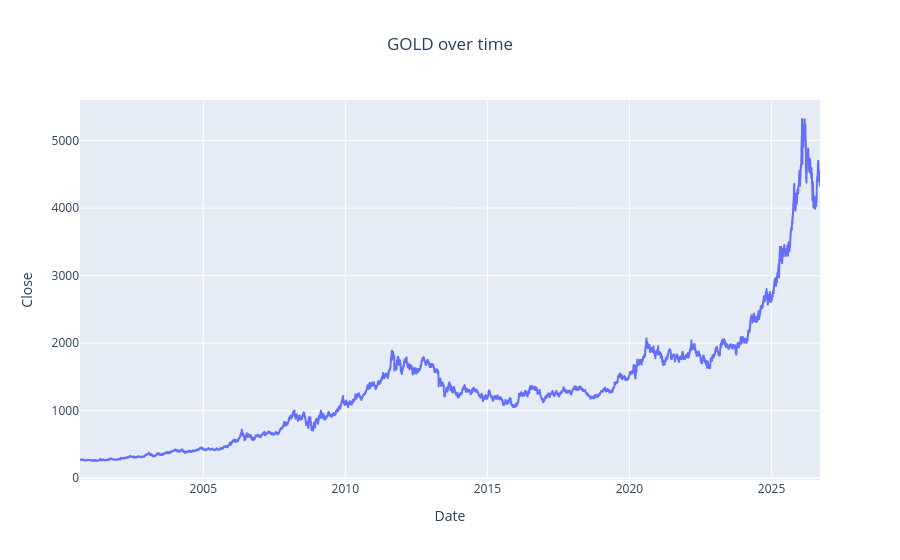

Source (notebook cell):
### Code cell
# Dynamic visualisation of GOLD prices
fig = px.line(gold,
              x=gold.index,
              y="Close",
              title='GOLD over time')
fig.update_layout(title_x=0.5)  # This will center the title horizontally

fig.show()

### Figure 1 — Plotly figure (JSON) as saved in the notebook; plotly's stock layout.template omitted (floating-point values rounded to 4 significant figures; data arrays with more than 128 entries replaced by an {"elided": "..."} marker saying what was removed)
{"data": [{"hovertemplate": "Date=%{x}<br>Close=%{y}<extra></extra>", "legendgroup": "", "line": {"color": "#636efa", "dash": "solid"}, "marker": {"symbol": "circle"}, "mode": "lines", "name": "", "showlegend": false, "type": "scattergl", "x": {"elided": "6536 str values"}, "xaxis": "x", "y": {"elided": "6536 float values"}, "yaxis": "y"}], "layout": {"legend": {"tracegroupgap": 0}, "title": {"text": "GOLD over time", "x": 0.5}, "xaxis": {"anchor": "y", "domain": [0, 1], "title": {"text": "Date"}}, "yaxis": {"anchor": "x", "domain": [0, 1], "title": {"text": "Close"}}}}
